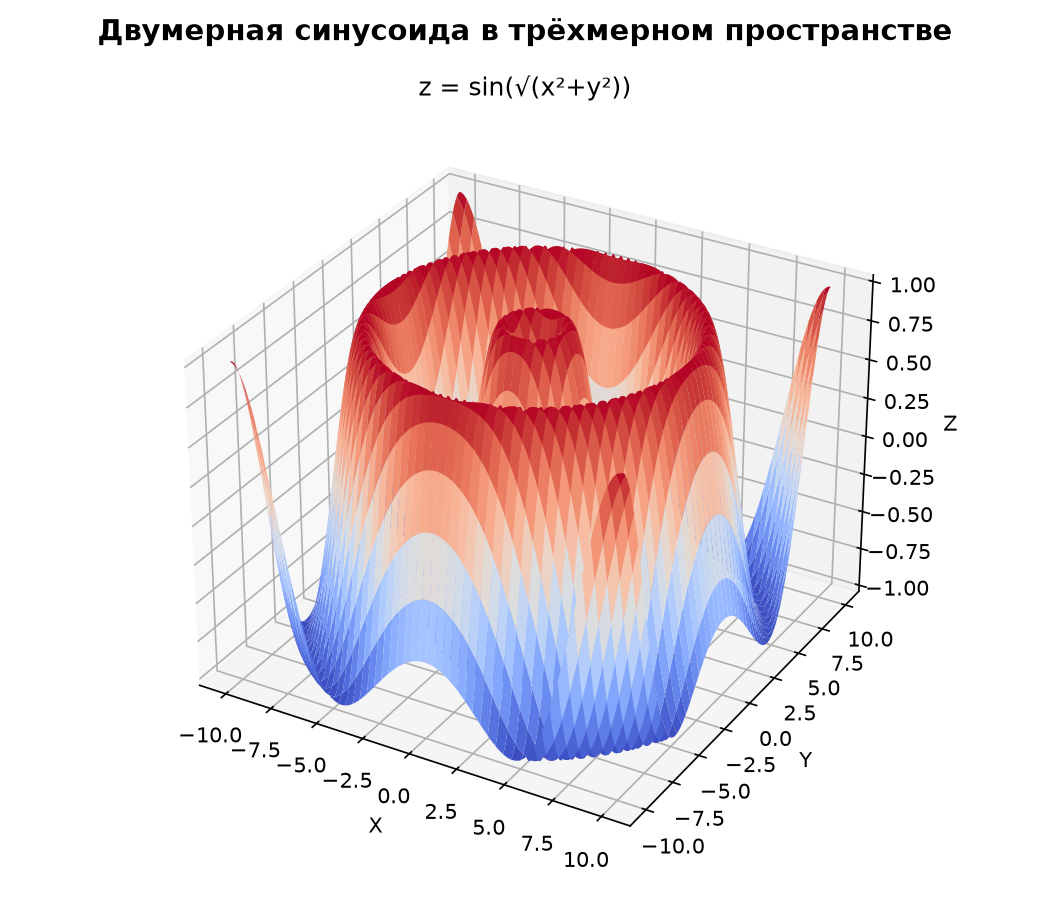

Write Python code to recreate this figure.
import numpy as np
import matplotlib.pyplot as plt
from mpl_toolkits.mplot3d import Axes3D  

fig = plt.figure(figsize=(7, 6))
fig.suptitle("Двумерная синусоида в трёхмерном пространстве", fontsize=14, fontweight="bold")

ax = fig.add_subplot(111, projection="3d")

x = np.linspace(-10, 10, 150)
y = np.linspace(-10, 10, 150)
X, Y = np.meshgrid(x, y)
R = np.sqrt(X**2 + Y**2)
Z = np.sin(R)

ax.plot_surface(X, Y, Z, cmap="coolwarm", edgecolor="none")
ax.set_title("z = sin(√(x²+y²))")
ax.set_xlabel("X")
ax.set_ylabel("Y")
ax.set_zlabel("Z")

plt.tight_layout()
fig.savefig("sinusoid.png", dpi=150)
print("Сохранено: sinusoid.png")

plt.show()
